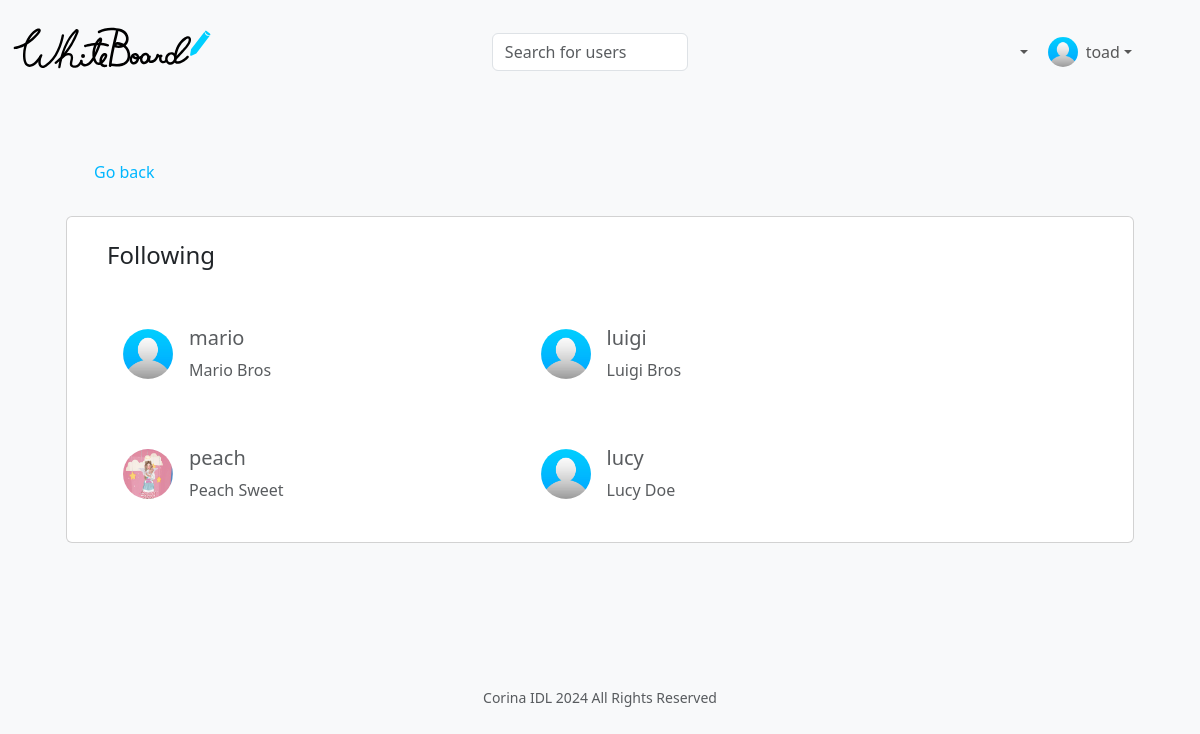
The app's page /following-toad (signed in) with its own data.
### tables this page shows
CREATE TABLE users (
	id INTEGER PRIMARY KEY AUTOINCREMENT NOT NULL,
	name TEXT NOT NULL,
	email TEXT NOT NULL,
	pass TEXT NOT NULL,
	username TEXT NOT NULL
, image TEXT NOT NULL DEFAULT "avatar.jpg", joined NUMERIC NOT NULL DEFAULT "2024-07-28", workplace TEXT NOT NULL DEFAULT "Place of current work", studies TEXT NOT NULL DEFAULT "School were you graduated", location TEXT NOT NULL DEFAULT "Place where you live", phone TEXT NOT NULL DEFAULT "Your phone number");

### app.py (the view)
@app.route("/following-<username>")
@login_required
def following(username):
    if not username:
        return render_template("notfound.html")
    users = db.execute("SELECT * FROM users WHERE id = ?", session["user_id"])
    profile = db.execute("SELECT * FROM users WHERE username = ?", username)
    if not profile:
        return render_template("notfound.html")
    profile_id = profile[0]["id"]
    list_following = db.execute("SELECT username, name, image FROM users, followers WHERE users.id = followers.follows AND followers.user_id = ? AND followers.follows != ?", profile_id, profile_id)
    return render_template("following.html", users=users, profile=profile, following=list_following)

### app.py (called while the page is built)
@app.after_request
def after_request(response):
    response.headers["Cache-Control"] = "no-cache, no-store, must-revalidate"
    response.headers["Expires"] = 0
    response.headers["Pragma"] = "no-cache"
    return response

### helpers.py (called while the page is built)
def login_required(f):
    @wraps(f)
    def decorated_function(*args, **kwargs):
        if session.get("user_id") is None:
            return redirect("/login")
        return f(*args, **kwargs)
    return decorated_function

### templates/following.html (shortened to what this page needs)
{% extends "layout.html" %}
{% block main %}
    <div class="container">
        <a href="/info-{{profile[0].username}}" class="mb-3 ms-2 d-flex justify-content-start align-items-center gap-2">
            <box-icon name='arrow-back' color="#00b7ff" ></box-icon>
            <p class="mt-3" style="color: #00b7ff;">Go back</p>
        </a>
        <div class="container pb-5">
            <div class="card mb-5">
                <div class="card-body mx-3 row d-flex flex-wrap ms-lg-3">
                    <h4 class="p-2">Following</h4>
                    {% for row in following %}
                        <div class="col-md-5 mt-3 p-2">
                            <a class="nav-link d-flex align-items-center ms-3 gap-2" href="/profile-{{row.username}}">
                                <img src="../static/{{row.image}}" class="rounded-circle" height="50" width="50" alt="Avatar" loading="lazy" />
                                <div>
                                    <p class="mt-3 ms-2 h5 text-muted">{{ row.username }}</p>
                                    <p class="ms-2 text-muted">{{ row.name }}</p>
                                </div>
                            </a>
                        </div>
                    {% endfor %}
                </div>
            </div>
        </div>
    </div>
{% endblock %}
{% block footer %}
    <footer class="mb-5">
        <p class="mb-3 small text-center text-muted">
            Corina IDL <span id="date"></span> All Rights Reserved
        </p>
    </footer>
{% endblock %}

### templates/layout.html (shortened to what this page needs)
<!DOCTYPE html>
<html lang="en">
<head>
    <link href="https://cdn.jsdelivr.net/npm/bootstrap@5.3.3/dist/css/bootstrap.min.css" rel="stylesheet">
    <link rel="stylesheet" href="../static/styles.css">
</head>
<body class="bg-light">
    <nav class="bg-light navbar navbar-expand-md navbar-light sticky-top">
        <div class="container-fluid">
            <a class="navbar-brand" href="/">
                <img src="../static/whiteboard-logo.svg" alt="WhiteBoard logo" width="200" loading="lazy">
            </a>
            <div class="collapse navbar-collapse" id="navbar">
                {% if session["user_id"] %}
                    <div class="container-lg mt-2">
                        <form action="/search" class="d-flex align-items-center" role="search">
                            <input class="form-control me-2" type="search" placeholder="Search for users" aria-label="Search" name="user" autocomplete="off">
                            <button class="search-btn" type="submit">
                                <box-icon name='search'></box-icon>
                            </button>
                        </form>
                    </div>
                    <ul class="navbar-nav ms-auto mt-2 d-md-flex align-items-md-center">
                        <li class="nav-item dropdown me-1">
                            <a href="#" class="nav-link dropdown-toggle d-flex align-items-center" data-bs-toggle="dropdown" data-bs-auto-close="outside" aria-expanded="false">
                                <box-icon name='heart'></box-icon>
                            </a>
                        </li>
                        <li class="nav-item dropdown me-lg-5">
                            {% for user in users %}
                                <a class="nav-link dropdown-toggle d-flex align-items-center" href="#" data-bs-toggle="dropdown" aria-expanded="false" data-bs-auto-close="outside">
                                    <img src="../static/{{ user.image }}" class="rounded-circle" height="30" width="30" alt="Avatar" loading="lazy" />
                                    <p class="mt-3 ms-2">{{ user.username }}</p>
                                </a>
                            {% endfor %}
                        </li>
                    </ul>
                {% endif %}
            </div>
        </div>
    </nav>
    <main class="container py-5">
        {% block main %}{% endblock %}
    </main>
    {% block footer %}{% endblock %}
</body>
</html>

### static/styles.css (style rules this page uses)
:root { --blue: #00b7ff; }
* { margin: 0; padding: 0; box-sizing: border-box; }
a { text-decoration: none; }
.search-btn { background: transparent; border: none; }

### records on screen
users: image (placeholder picture), username "toad"
users: image (placeholder picture), username "mario", name "Mario Bros"
users: image (placeholder picture), username "luigi", name "Luigi Bros"
users: image (picture), username "peach", name "Peach Sweet"
users: image (placeholder picture), username "lucy", name "Lucy Doe"
